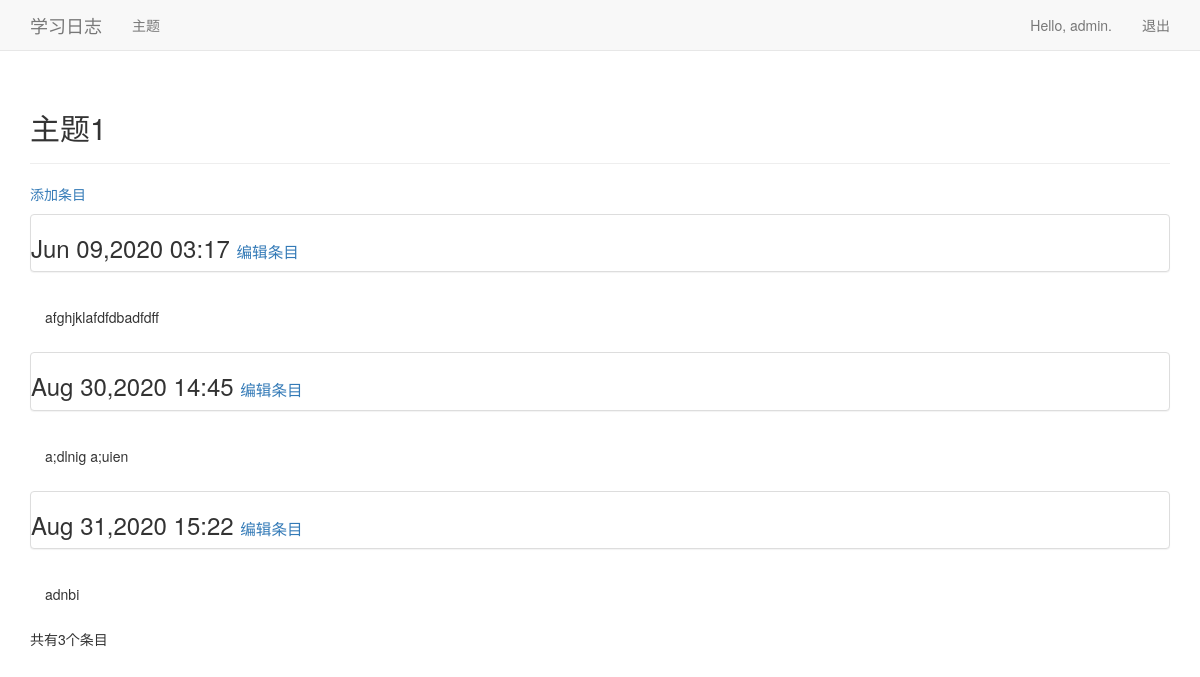
Page /app01/topic/1 (signed in) on the earlier database version.
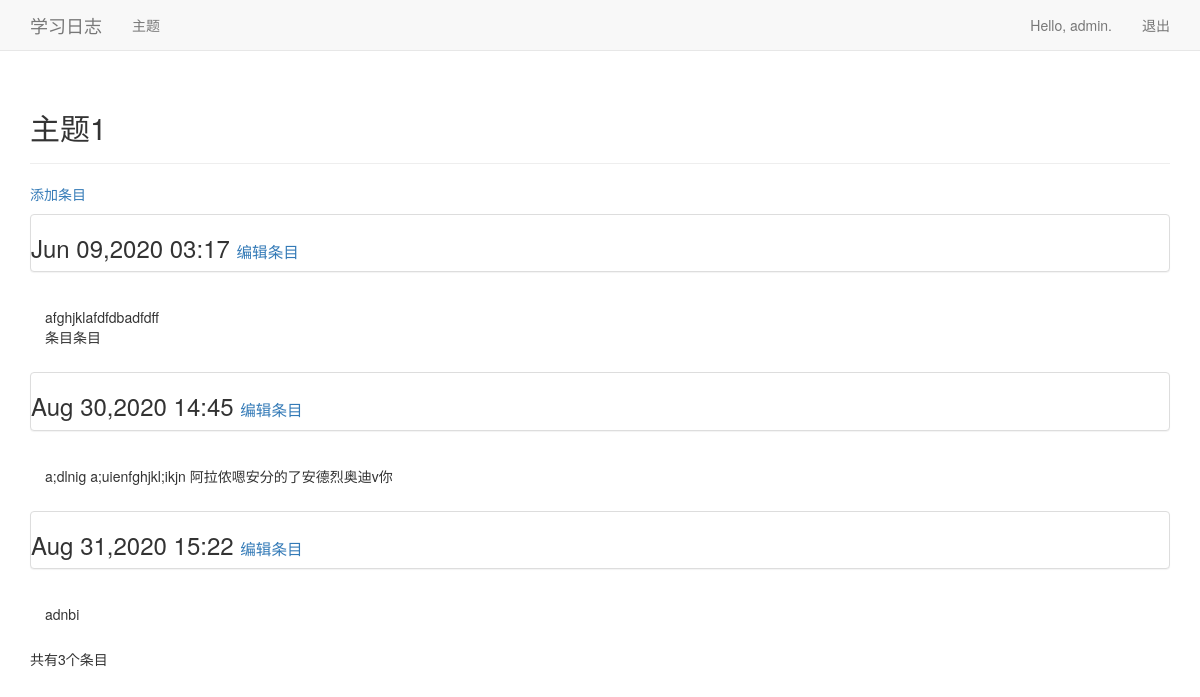
Same page on the later database version.
### app01/models.py (models this page shows, shortened)
class Entry(models.Model):
    topic = models.ForeignKey(Topic, on_delete=models.CASCADE)
    text = models.TextField()
    date_added = models.DateTimeField(auto_now_add=True)
    class Meta:
        verbose_name_plural = 'entries'

### app01/deco01.py (the view)
    def wrap(request, topic_id):
        topic = Topic.objects.get(id=topic_id)
        if topic.owner != request.user:
            raise Http404
        else:
            return f(request, topic_id)

### app01/deco01.py (called while the page is built)
def no_own_no_use(f):
    def wrap(request, topic_id):
        topic = Topic.objects.get(id=topic_id)
        if topic.owner != request.user:
            raise Http404
        else:
            return f(request, topic_id)
    return wrap

### app01/models.py (called while the page is built)
    def __str__(self):
        return self.text

### app01/views.py (called while the page is built)
@login_required
@no_own_no_use  # 禁止非拥有者访问主题
def topic(request, topic_id):
    topic = Topic.objects.get(id=topic_id)
    entries = topic.entry_set.order_by('date_added')
    context = {'topic': topic, 'entries': entries}
    return render(request, 'app01/topic.html', context)

### app01/templates/app01/topic.html
{% extends 'app01/base.html' %}
{% load bootstrap3 %}
{% block header %}
    <h2>{{ topic }}</h2>
{% endblock header %}
{% block content %}
    <p>
        <a href="{% url 'app01:new_entry' topic.id %}">添加条目</a>
    </p>
    {% for entry in entries %}
        <div class="panel panel-default">
            <h3>
                {{ entry.date_added|date:'M d,Y H:i' }}
                <small>
                    <a href="{% url 'app01:edit_entry' entry.id %}">编辑条目</a>
                </small>
            </h3>
        </div>
        <div class="panel-body">
            {{ entry.text|linebreaks }}
        </div>
    {% empty %}
        还没有添加任何条目
    {% endfor %}
    <div>
        共有{{ entries.count }}个条目
    </div>
{% endblock content %}

Differences in the rows shown:
changed Entry: text "afghjklafdfdbadfdff" → "afghjklafdfdbadfdff 条目条目"
changed Entry: text "a;dlnig a;uien" → "a;dlnig a;uienfghjkl;ikjn 阿拉侬嗯安分的了安德烈奥迪v你"
